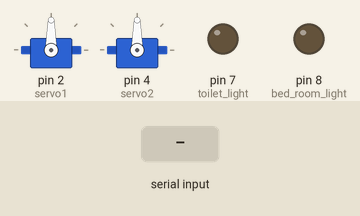
Simulated run of this sketch. Board: Arduino Uno, built with avr-gcc and run on an emulated ATmega328P. Parts: 2 × servo, output pins drawn as LEDs (lit = HIGH). The test bench sets the inputs (shaded band).

Above: at 1.2 s.
1.3 s: "1" received over Serial
At 2.5 s:
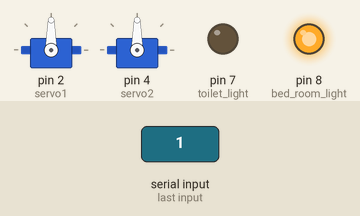
2.8 s: "2" received over Serial
At 3.7 s:
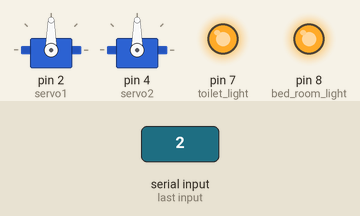
4.3 s: "0" received over Serial
At 4.8 s:
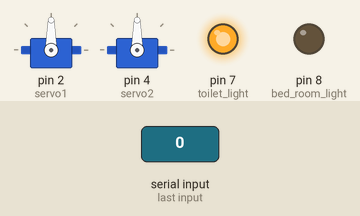
5.8 s: "5" received over Serial
At 7.0 s:
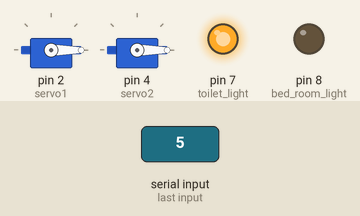
7.3 s: "3" received over Serial
At 8.3 s:
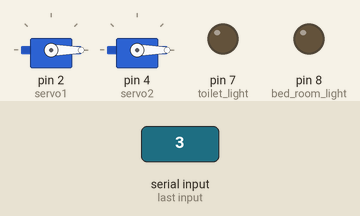
8.8 s: "4" received over Serial
At 9.5 s:
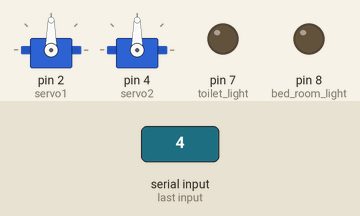
Timing chart, 0 to 11.3 s (numbered marks = the images above; inputs shaded):
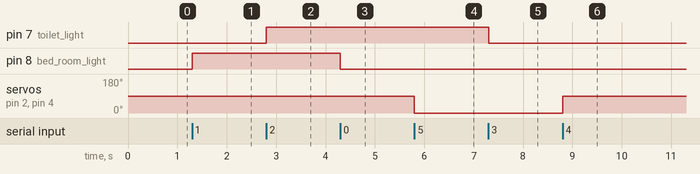

Measured:
- after the input at 1.3 s, pin 8 (bed_room_light): LOW → HIGH at once
- after the input at 2.8 s, pin 7 (toilet_light): LOW → HIGH at once
- after the input at 4.3 s, pin 8 (bed_room_light): HIGH → LOW at once
- after the input at 5.8 s, servo on pin 2 (servo1), servo on pin 4 (servo2): 90° → 0° at once
- after the input at 7.3 s, pin 7 (toilet_light): HIGH → LOW at once
- after the input at 8.8 s, servo on pin 2 (servo1), servo on pin 4 (servo2): 0° → 90° at once

The sketch:

draft.ino
```cpp
#include <Servo.h>
Servo servo1;
Servo servo2;

int bed_room_light = 8;
int toilet_light = 7;
int data;

void setup() {
  pinMode(bed_room_light, OUTPUT);
  pinMode(toilet_light, OUTPUT);
  servo1.attach(2);
  servo2.attach(4);
  Serial.begin(9600);
}

void loop() {
  while (Serial.available()) {
    data = Serial.read();

    if (data == '1') {
      digitalWrite(bed_room_light, HIGH);
    }
    else if (data == '0') {
      digitalWrite(bed_room_light, LOW);
    }
    else if (data =='2') {
      digitalWrite(toilet_light,HIGH);
    }
    else if (data == '3') {
      digitalWrite(toilet_light,LOW);
    }
    else if (data == '4') {
      servo1.write(90);
      servo2.write(90);
      delay(500);
    }
    else if (data == '5') {
      servo1.write(0);
      servo2.write(0);
      delay(500);
    }
  }
}
```
